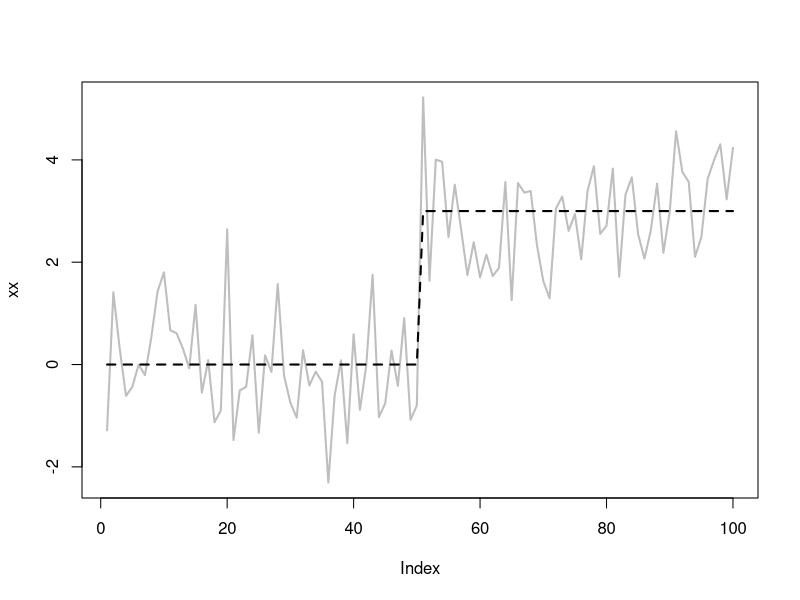
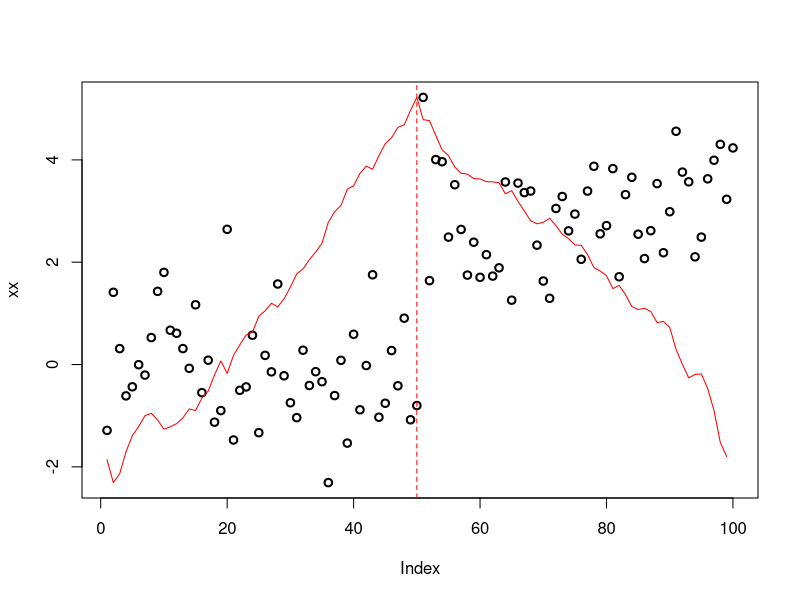
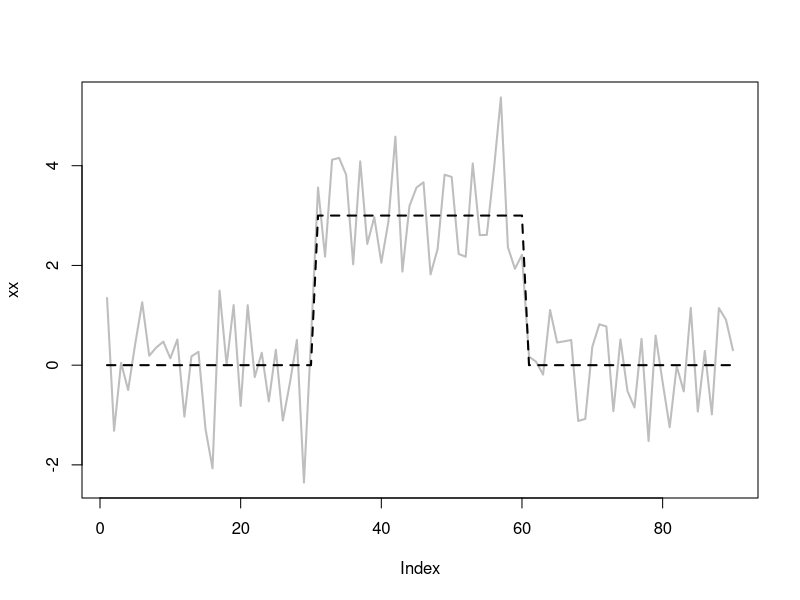
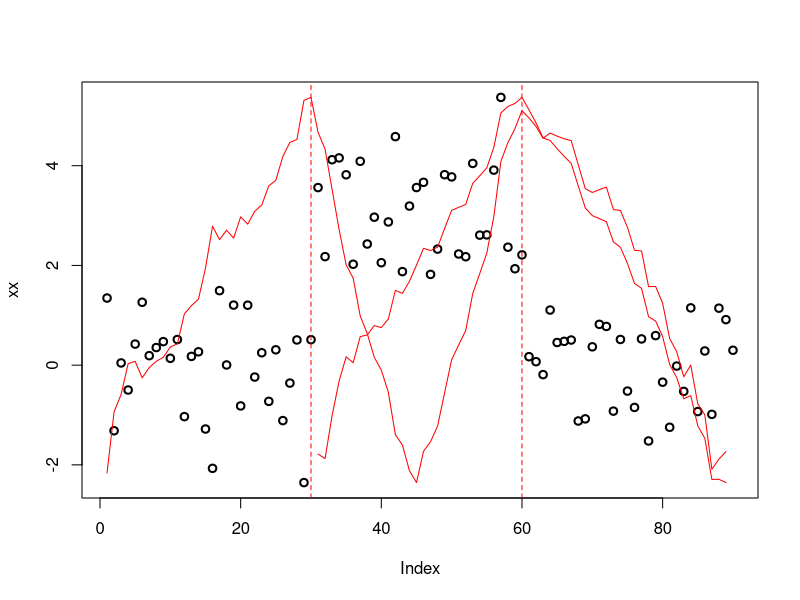

Here is the R script that generated these plots, in order:

#---------------------------------------------------
#
# Binary Segmentation (\theta = E(x), P = Gauss)
#
#---------------------------------------------------


BinSeg <- function(ss, ee, xx, lambda)
{
  if (ee - ss < 1) return(NULL)
  
  nn <- ee - ss + 1
  
  SS <- sapply(ss:(ee-1), function(bb) abs(sqrt((ee-bb)/(nn*(bb-ss+1))) * sum(xx[ss:bb]) - sqrt((bb-ss+1)/(nn*(ee-bb))) * sum(xx[(bb+1):ee])))
  
  bb_ind <- which.max(SS)
  
  bb <- (ss:(ee-1))[bb_ind]
  
  if (abs(SS[bb_ind]) > lambda)
  {
    SS <- (SS-min(SS))/(max(SS)-min(SS)) * (max(xx)-min(xx)) + min(xx)
    
    lines(SS ~ c(ss:(ee-1)), col = "red")
    
    abline(v = bb, col = "red", lty = 2)  
    
    return(c(
      BinSeg(ss,bb,xx,lambda),
      bb,
      BinSeg(bb+1,ee,xx,lambda)))
    
  } else {
    
    return(NULL)

  }
}

doBinSeg <- function(xx)
{
  plot(xx, lwd = 2)
  
  nn <- length(xx)
  
  lambda <- sqrt(3*mad(xx)*log(nn))
  
  return(BinSeg(1, nn, xx, lambda))
}

#----------------------
#
# A small example
#
#----------------------

## One change point
##

theta <- c(rep(0,50), rep(3,50))

xx <- theta + rnorm(length(theta))

xx |> plot(type = "l", col = "grey", lwd = 2)

theta |> lines(lwd = 2, lty = 2)

doBinSeg(xx)



## Two change points
##

theta <- c(rep(0,30), rep(3,30), rep(0,30))

xx <- theta + rnorm(length(theta))

xx |> plot(type = "l", col = "grey", lwd = 2)

theta |> lines(lwd = 2, lty = 2)

doBinSeg(xx)

